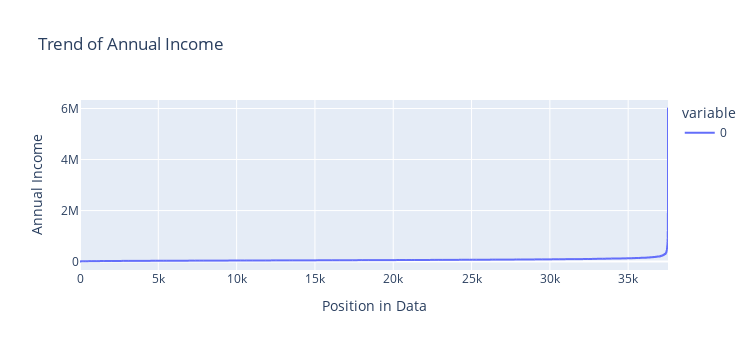

Notebook code for this chart:
### Code cell
## checking trend of values in annual_inc using line chart to find the appropriate quantile to use to remove outliers
px.line(sorted(loan_df.annual_inc),width=750,height=350,title='Trend of Annual Income',labels={'value':'Annual Income','index':'Position in Data'}).show()

### Figure 1 — Plotly figure (JSON) as saved in the notebook; plotly's stock layout.template omitted (floating-point values rounded to 4 significant figures; data arrays with more than 128 entries replaced by an {"elided": "..."} marker saying what was removed)
{"data": [{"hovertemplate": "variable=0<br>Position in Data=%{x}<br>Annual Income=%{y}<extra></extra>", "legendgroup": "0", "line": {"color": "#636efa", "dash": "solid"}, "marker": {"symbol": "circle"}, "mode": "lines", "name": "0", "showlegend": true, "type": "scattergl", "x": {"elided": "37544 int values"}, "xaxis": "x", "y": {"elided": "37544 float values"}, "yaxis": "y"}], "layout": {"height": 350, "legend": {"title": {"text": "variable"}, "tracegroupgap": 0}, "title": {"text": "Trend of Annual Income"}, "width": 750, "xaxis": {"anchor": "y", "domain": [0, 1], "title": {"text": "Position in Data"}}, "yaxis": {"anchor": "x", "domain": [0, 1], "title": {"text": "Annual Income"}}}}
